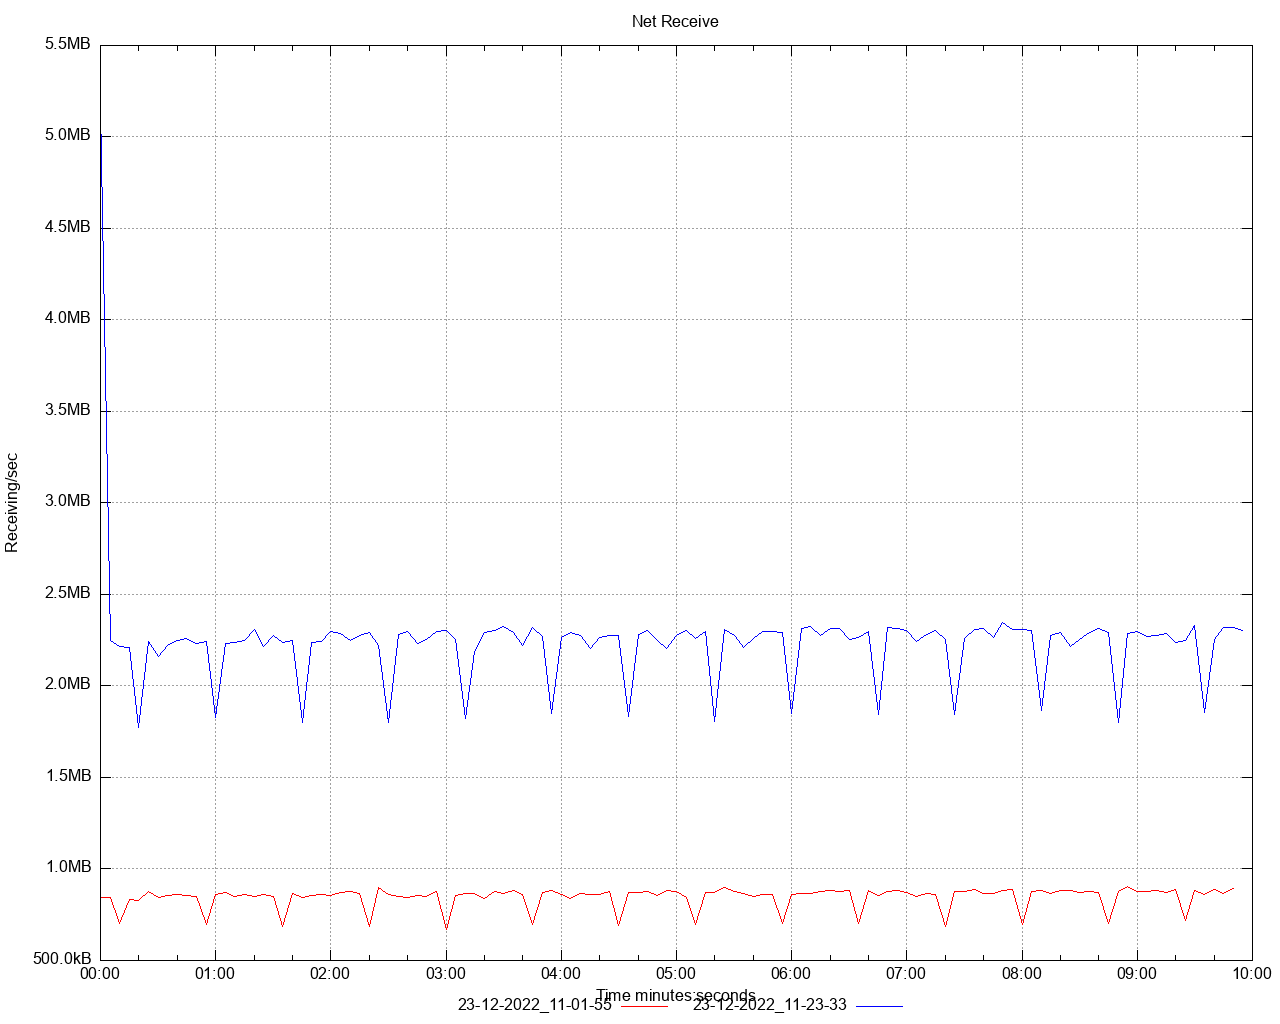

Write the gnuplot code that produced this figure.
set title 'Net Receive' noenhanced
set style data lines
set datafile separator ","
set terminal png size 1280,1024
set grid
set key below
set xdata time
set timefmt "%s"
offset = 0
t0(x)=(offset=($0==0) ? x : offset, x - offset)
set xlabel 'Time minutes:seconds'
set ylabel 'Receiving/sec'
set format y '%.1s%cB'
set output '/Users/ahmet.mircik/Workspace/python/hazelcast-simulator/offload-benchmarks/report/dstat/net_receive_A3.png'
plot \
   '/Users/ahmet.mircik/Workspace/python/hazelcast-simulator/offload-benchmarks/report/data/net_receive_A3_1.data' using (t0(timecolumn(1))):2 title "23-12-2022_11-01-55" noenhanced lt rgb "red", \
   '/Users/ahmet.mircik/Workspace/python/hazelcast-simulator/offload-benchmarks/report/data/net_receive_A3_2.data' using (t0(timecolumn(1))):2 title "23-12-2022_11-23-33" noenhanced lt rgb "blue", \
